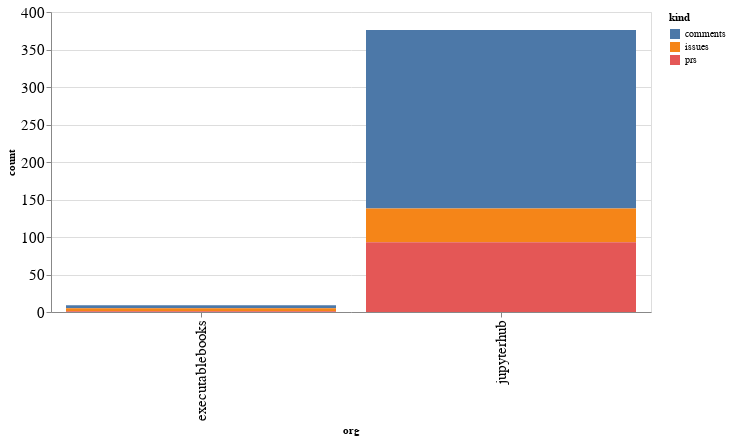

Source (notebook cell):
### Code cell
alt.Chart(org_summaries, width=600).mark_bar().encode(
    x='org',
    y='count',
    color='kind',
    tooltip="org"
)

### Figure 1 — Vega-Lite specification as saved in the notebook (floating-point values rounded to 4 significant figures)
{"config": {"axisLeft": {"labelFontSize": 15}, "axisBottom": {"labelFontSize": 15}}, "data": {"name": "data-37fe94d1348db8ba3f4783f774e03bdf"}, "mark": "bar", "encoding": {"color": {"type": "nominal", "field": "kind"}, "tooltip": {"type": "nominal", "field": "org"}, "x": {"type": "nominal", "field": "org"}, "y": {"type": "quantitative", "field": "count"}}, "width": 600, "$schema": "https://vega.github.io/schema/vega-lite/v4.8.1.json", "datasets": {"data-37fe94d1348db8ba3f4783f774e03bdf": [{"org": "executablebooks", "kind": "comments", "count": 4}, {"org": "executablebooks", "kind": "issues", "count": 4}, {"org": "executablebooks", "kind": "prs", "count": 1}, {"org": "jupyterhub", "kind": "comments", "count": 238}, {"org": "jupyterhub", "kind": "issues", "count": 45}, {"org": "jupyterhub", "kind": "prs", "count": 93}]}}
